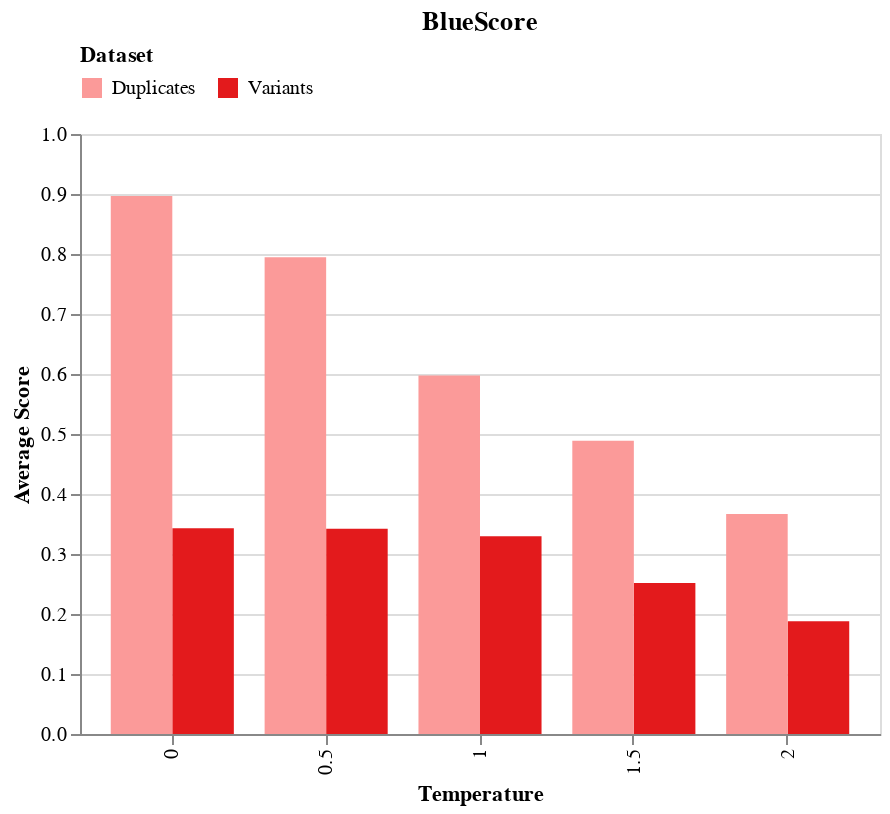
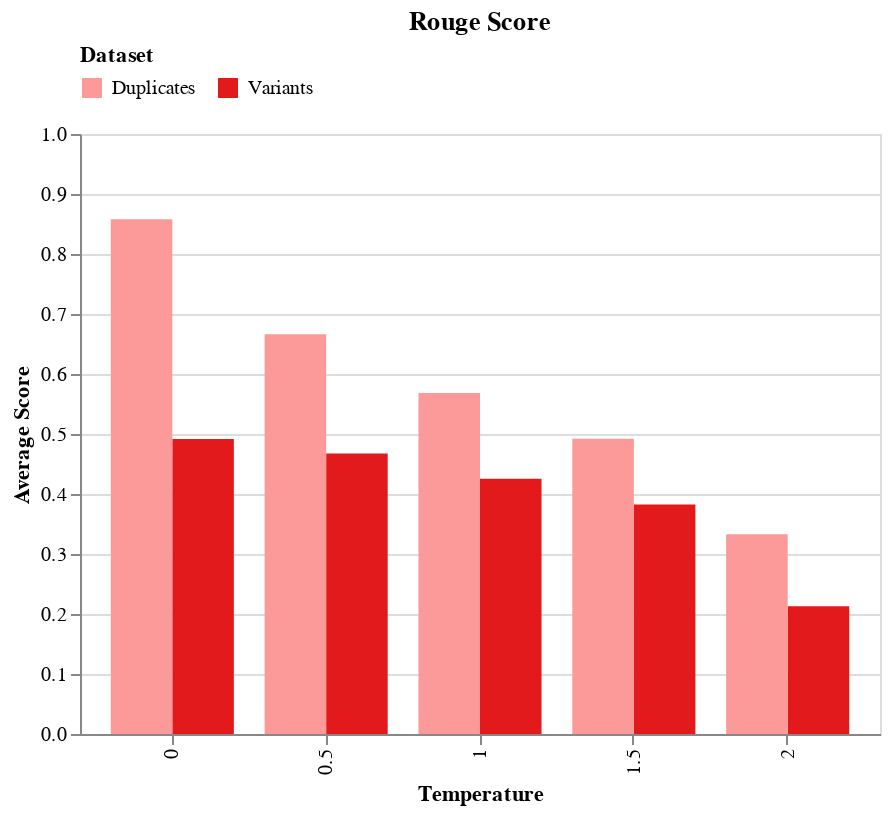
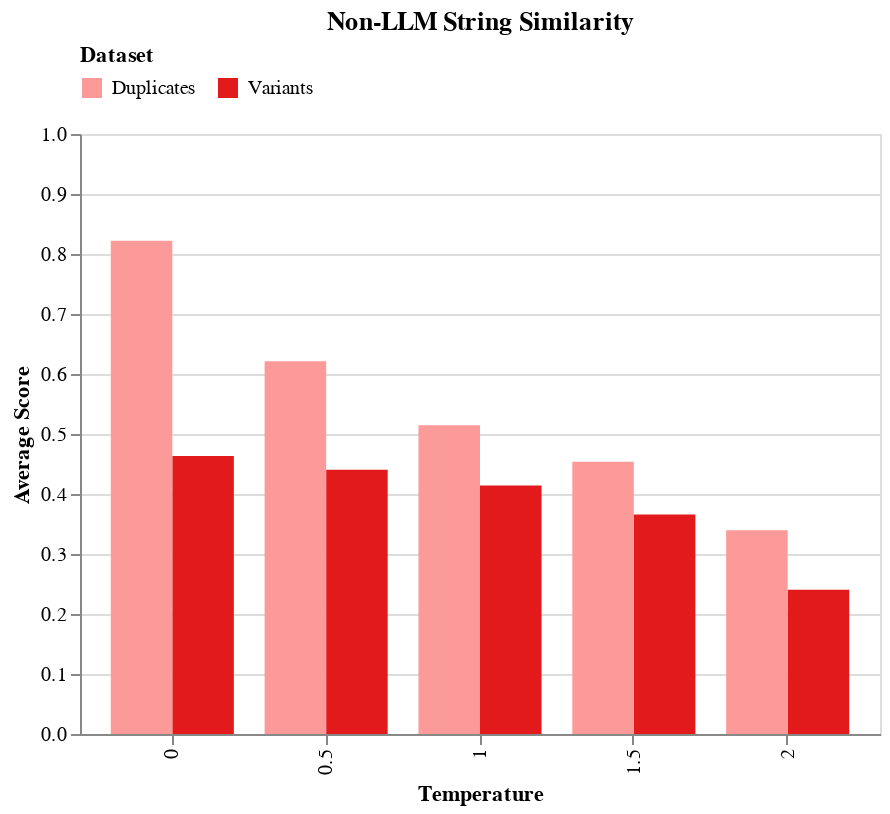
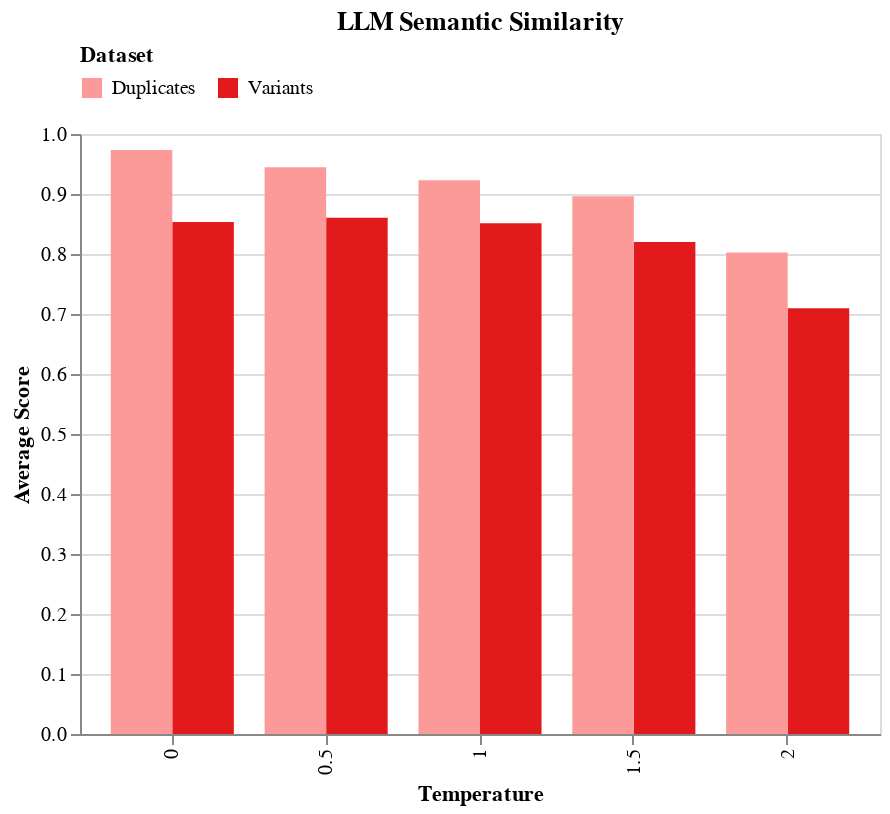

The cell these charts' notebook holds for them, in order:
### Code cell
metric_order = ['BlueScore', 'Rouge Score', 'Non-LLM String Similarity', 'LLM Semantic Similarity']
all_average_scores = []
# Loop over metrics in the specified order
for metric in metric_order:
    # Filter the DataFrame for the current metric
    group = df[df['metric'] == metric].copy()
    
    # Sort models by avg_score in descending order
    # sorted_temp = group.sort_values('avg_score')['metric'].tolist()
    chart = bar_chart(group, metric)
    chart.display()

### Figure 1 — Vega-Lite specification as saved in the notebook (floating-point values rounded to 4 significant figures)
{"config": {"view": {"continuousWidth": 300, "continuousHeight": 300}}, "data": {"name": "data-84209ac3d86d0f68d6204b7c069779f2"}, "mark": {"type": "bar"}, "encoding": {"color": {"field": "dataset", "legend": {"orient": "top"}, "scale": {"range": ["#fb9a99", "#e31a1c"]}, "title": "Dataset", "type": "nominal"}, "tooltip": [{"field": "model", "type": "nominal"}, {"field": "avg_score", "type": "quantitative"}], "x": {"field": "temperature", "title": "Temperature", "type": "ordinal"}, "xOffset": {"field": "dataset", "type": "nominal"}, "y": {"field": "avg_score", "scale": {"domain": [0, 1]}, "title": "Average Score", "type": "quantitative"}}, "height": 300, "title": "BlueScore", "width": 400, "$schema": "https://vega.github.io/schema/vega-lite/v5.20.1.json", "datasets": {"data-84209ac3d86d0f68d6204b7c069779f2": [{"temperature": 0.0, "is_duplicates": false, "model": "gpt-4o", "avg_score": 0.343, "metric": "BlueScore", "dataset": "Variants"}, {"temperature": 0.5, "is_duplicates": false, "model": "gpt-4o", "avg_score": 0.342, "metric": "BlueScore", "dataset": "Variants"}, {"temperature": 1.0, "is_duplicates": false, "model": "gpt-4o", "avg_score": 0.3296, "metric": "BlueScore", "dataset": "Variants"}, {"temperature": 1.5, "is_duplicates": false, "model": "gpt-4o", "avg_score": 0.2518, "metric": "BlueScore", "dataset": "Variants"}, {"temperature": 2.0, "is_duplicates": false, "model": "gpt-4o", "avg_score": 0.1877, "metric": "BlueScore", "dataset": "Variants"}, {"temperature": 0.0, "is_duplicates": true, "model": "gpt-4o", "avg_score": 0.8966, "metric": "BlueScore", "dataset": "Duplicates"}, {"temperature": 0.5, "is_duplicates": true, "model": "gpt-4o", "avg_score": 0.7948, "metric": "BlueScore", "dataset": "Duplicates"}, {"temperature": 1.0, "is_duplicates": true, "model": "gpt-4o", "avg_score": 0.5974, "metric": "BlueScore", "dataset": "Duplicates"}, {"temperature": 1.5, "is_duplicates": true, "model": "gpt-4o", "avg_score": 0.4886, "metric": "BlueScore", "dataset": "Duplicates"}, {"temperature": 2.0, "is_duplicates": true, "model": "gpt-4o", "avg_score": 0.3668, "metric": "BlueScore", "dataset": "Duplicates"}]}}

### Figure 2 — Vega-Lite specification as saved in the notebook (floating-point values rounded to 4 significant figures)
{"config": {"view": {"continuousWidth": 300, "continuousHeight": 300}}, "data": {"name": "data-f07650462f82bca719bfd769f62bb705"}, "mark": {"type": "bar"}, "encoding": {"color": {"field": "dataset", "legend": {"orient": "top"}, "scale": {"range": ["#fb9a99", "#e31a1c"]}, "title": "Dataset", "type": "nominal"}, "tooltip": [{"field": "model", "type": "nominal"}, {"field": "avg_score", "type": "quantitative"}], "x": {"field": "temperature", "title": "Temperature", "type": "ordinal"}, "xOffset": {"field": "dataset", "type": "nominal"}, "y": {"field": "avg_score", "scale": {"domain": [0, 1]}, "title": "Average Score", "type": "quantitative"}}, "height": 300, "title": "Rouge Score", "width": 400, "$schema": "https://vega.github.io/schema/vega-lite/v5.20.1.json", "datasets": {"data-f07650462f82bca719bfd769f62bb705": [{"temperature": 0.0, "is_duplicates": false, "model": "gpt-4o", "avg_score": 0.4917, "metric": "Rouge Score", "dataset": "Variants"}, {"temperature": 0.5, "is_duplicates": false, "model": "gpt-4o", "avg_score": 0.4674, "metric": "Rouge Score", "dataset": "Variants"}, {"temperature": 1.0, "is_duplicates": false, "model": "gpt-4o", "avg_score": 0.4255, "metric": "Rouge Score", "dataset": "Variants"}, {"temperature": 1.5, "is_duplicates": false, "model": "gpt-4o", "avg_score": 0.3827, "metric": "Rouge Score", "dataset": "Variants"}, {"temperature": 2.0, "is_duplicates": false, "model": "gpt-4o", "avg_score": 0.213, "metric": "Rouge Score", "dataset": "Variants"}, {"temperature": 0.0, "is_duplicates": true, "model": "gpt-4o", "avg_score": 0.858, "metric": "Rouge Score", "dataset": "Duplicates"}, {"temperature": 0.5, "is_duplicates": true, "model": "gpt-4o", "avg_score": 0.6662, "metric": "Rouge Score", "dataset": "Duplicates"}, {"temperature": 1.0, "is_duplicates": true, "model": "gpt-4o", "avg_score": 0.5681, "metric": "Rouge Score", "dataset": "Duplicates"}, {"temperature": 1.5, "is_duplicates": true, "model": "gpt-4o", "avg_score": 0.4922, "metric": "Rouge Score", "dataset": "Duplicates"}, {"temperature": 2.0, "is_duplicates": true, "model": "gpt-4o", "avg_score": 0.3331, "metric": "Rouge Score", "dataset": "Duplicates"}]}}

### Figure 3 — Vega-Lite specification as saved in the notebook (floating-point values rounded to 4 significant figures)
{"config": {"view": {"continuousWidth": 300, "continuousHeight": 300}}, "data": {"name": "data-7d1ad61cdf714b63e3fdfc3a52a7d466"}, "mark": {"type": "bar"}, "encoding": {"color": {"field": "dataset", "legend": {"orient": "top"}, "scale": {"range": ["#fb9a99", "#e31a1c"]}, "title": "Dataset", "type": "nominal"}, "tooltip": [{"field": "model", "type": "nominal"}, {"field": "avg_score", "type": "quantitative"}], "x": {"field": "temperature", "title": "Temperature", "type": "ordinal"}, "xOffset": {"field": "dataset", "type": "nominal"}, "y": {"field": "avg_score", "scale": {"domain": [0, 1]}, "title": "Average Score", "type": "quantitative"}}, "height": 300, "title": "Non-LLM String Similarity", "width": 400, "$schema": "https://vega.github.io/schema/vega-lite/v5.20.1.json", "datasets": {"data-7d1ad61cdf714b63e3fdfc3a52a7d466": [{"temperature": 0.0, "is_duplicates": false, "model": "gpt-4o", "avg_score": 0.4635, "metric": "Non-LLM String Similarity", "dataset": "Variants"}, {"temperature": 0.5, "is_duplicates": false, "model": "gpt-4o", "avg_score": 0.4403, "metric": "Non-LLM String Similarity", "dataset": "Variants"}, {"temperature": 1.0, "is_duplicates": false, "model": "gpt-4o", "avg_score": 0.4141, "metric": "Non-LLM String Similarity", "dataset": "Variants"}, {"temperature": 1.5, "is_duplicates": false, "model": "gpt-4o", "avg_score": 0.366, "metric": "Non-LLM String Similarity", "dataset": "Variants"}, {"temperature": 2.0, "is_duplicates": false, "model": "gpt-4o", "avg_score": 0.2405, "metric": "Non-LLM String Similarity", "dataset": "Variants"}, {"temperature": 0.0, "is_duplicates": true, "model": "gpt-4o", "avg_score": 0.8221, "metric": "Non-LLM String Similarity", "dataset": "Duplicates"}, {"temperature": 0.5, "is_duplicates": true, "model": "gpt-4o", "avg_score": 0.6214, "metric": "Non-LLM String Similarity", "dataset": "Duplicates"}, {"temperature": 1.0, "is_duplicates": true, "model": "gpt-4o", "avg_score": 0.5147, "metric": "Non-LLM String Similarity", "dataset": "Duplicates"}, {"temperature": 1.5, "is_duplicates": true, "model": "gpt-4o", "avg_score": 0.4537, "metric": "Non-LLM String Similarity", "dataset": "Duplicates"}, {"temperature": 2.0, "is_duplicates": true, "model": "gpt-4o", "avg_score": 0.3397, "metric": "Non-LLM String Similarity", "dataset": "Duplicates"}]}}

### Figure 4 — Vega-Lite specification as saved in the notebook (floating-point values rounded to 4 significant figures)
{"config": {"view": {"continuousWidth": 300, "continuousHeight": 300}}, "data": {"name": "data-9bbcb921d724491538abec7b131e6a9b"}, "mark": {"type": "bar"}, "encoding": {"color": {"field": "dataset", "legend": {"orient": "top"}, "scale": {"range": ["#fb9a99", "#e31a1c"]}, "title": "Dataset", "type": "nominal"}, "tooltip": [{"field": "model", "type": "nominal"}, {"field": "avg_score", "type": "quantitative"}], "x": {"field": "temperature", "title": "Temperature", "type": "ordinal"}, "xOffset": {"field": "dataset", "type": "nominal"}, "y": {"field": "avg_score", "scale": {"domain": [0, 1]}, "title": "Average Score", "type": "quantitative"}}, "height": 300, "title": "LLM Semantic Similarity", "width": 400, "$schema": "https://vega.github.io/schema/vega-lite/v5.20.1.json", "datasets": {"data-9bbcb921d724491538abec7b131e6a9b": [{"temperature": 0.0, "is_duplicates": false, "model": "gpt-4o", "avg_score": 0.8535, "metric": "LLM Semantic Similarity", "dataset": "Variants"}, {"temperature": 0.5, "is_duplicates": false, "model": "gpt-4o", "avg_score": 0.8606, "metric": "LLM Semantic Similarity", "dataset": "Variants"}, {"temperature": 1.0, "is_duplicates": false, "model": "gpt-4o", "avg_score": 0.8513, "metric": "LLM Semantic Similarity", "dataset": "Variants"}, {"temperature": 1.5, "is_duplicates": false, "model": "gpt-4o", "avg_score": 0.82, "metric": "LLM Semantic Similarity", "dataset": "Variants"}, {"temperature": 2.0, "is_duplicates": false, "model": "gpt-4o", "avg_score": 0.7094, "metric": "LLM Semantic Similarity", "dataset": "Variants"}, {"temperature": 0.0, "is_duplicates": true, "model": "gpt-4o", "avg_score": 0.9734, "metric": "LLM Semantic Similarity", "dataset": "Duplicates"}, {"temperature": 0.5, "is_duplicates": true, "model": "gpt-4o", "avg_score": 0.9444, "metric": "LLM Semantic Similarity", "dataset": "Duplicates"}, {"temperature": 1.0, "is_duplicates": true, "model": "gpt-4o", "avg_score": 0.9231, "metric": "LLM Semantic Similarity", "dataset": "Duplicates"}, {"temperature": 1.5, "is_duplicates": true, "model": "gpt-4o", "avg_score": 0.8962, "metric": "LLM Semantic Similarity", "dataset": "Duplicates"}, {"temperature": 2.0, "is_duplicates": true, "model": "gpt-4o", "avg_score": 0.8025, "metric": "LLM Semantic Similarity", "dataset": "Duplicates"}]}}
